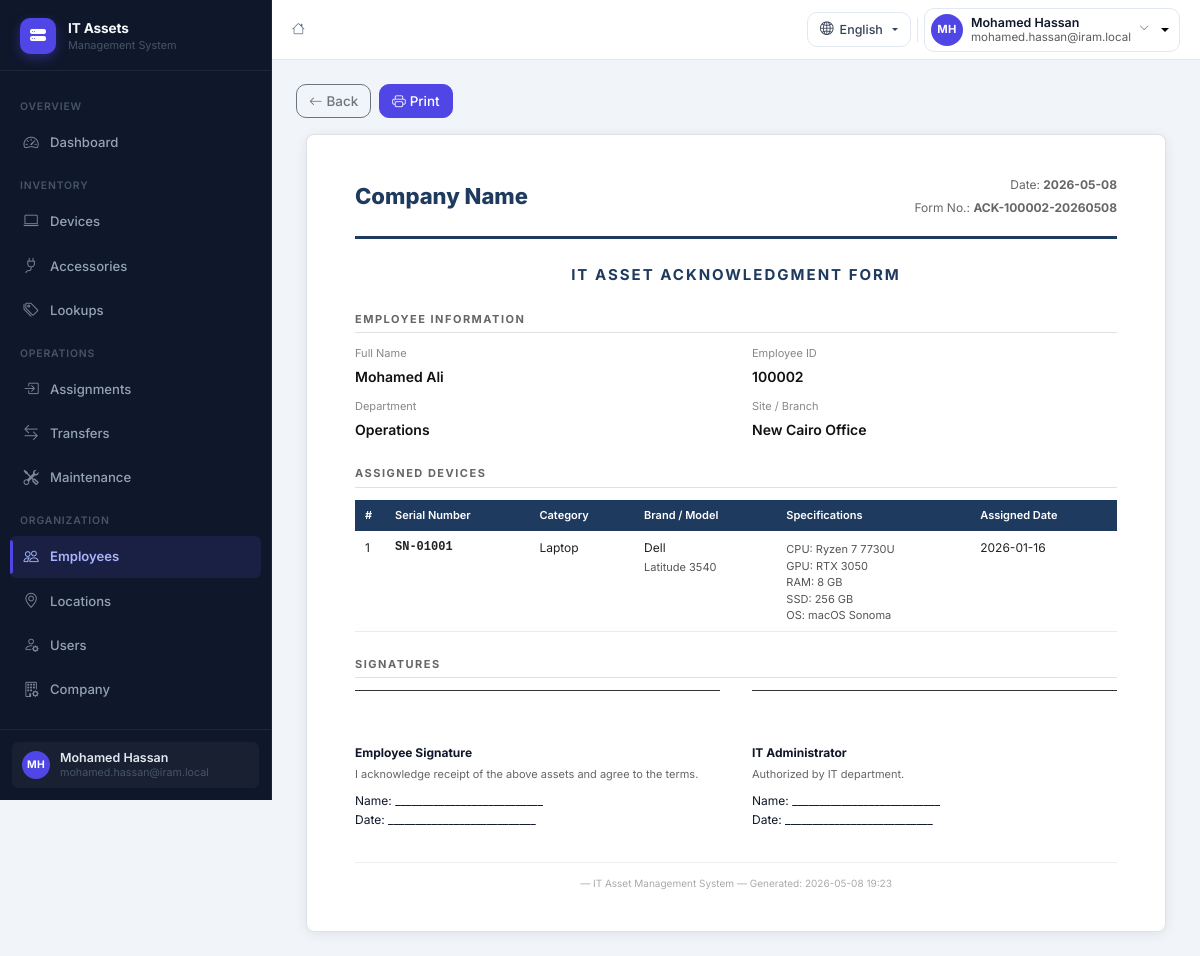
Before: /employees/2/acknowledgment/ (signed in) with the older database file.
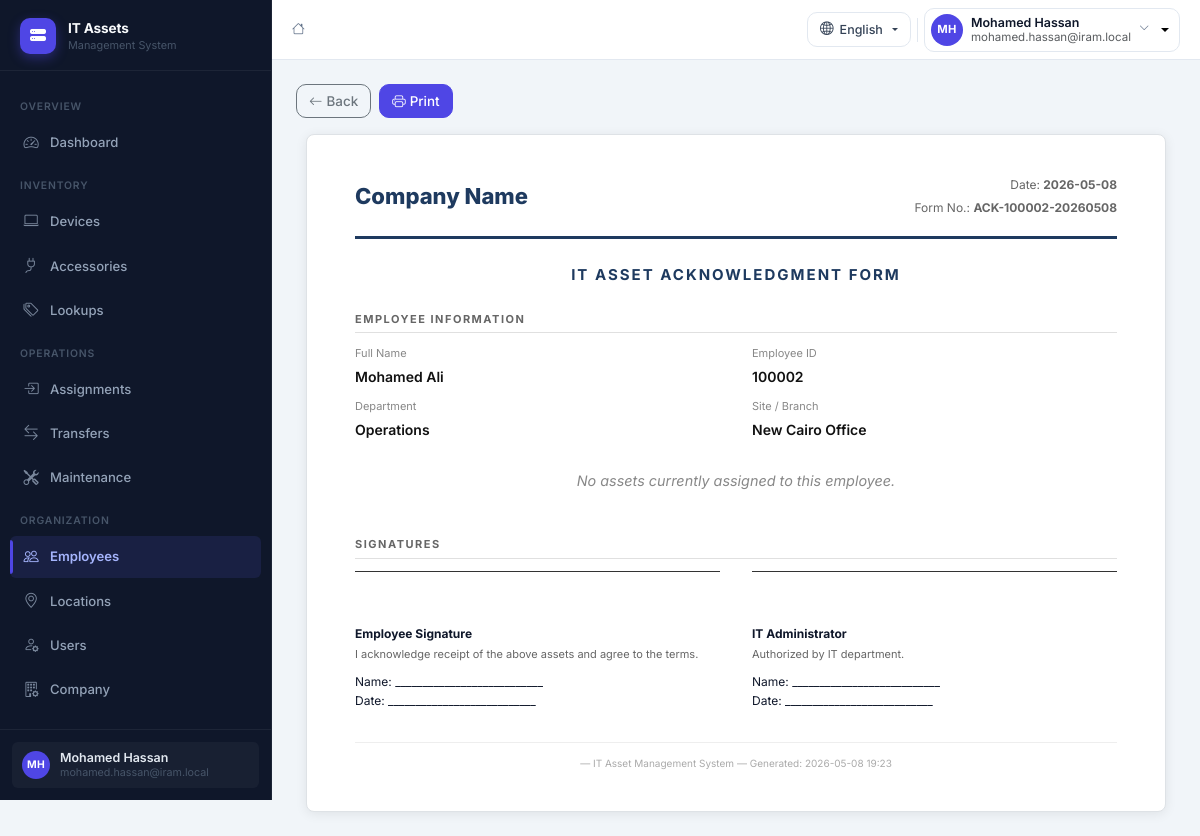
After: the same page with the newer database file.
### assignments/models.py (models this page shows, shortened)
class DeviceAssignment(models.Model):
    device        = models.ForeignKey('inventory.Device',   on_delete=models.PROTECT, related_name='assignments')
    employee      = models.ForeignKey('employees.Employee', on_delete=models.PROTECT, related_name='assignments')
    assigned_date = models.DateTimeField()
    returned_date = models.DateTimeField(
        null=True, blank=True,
        help_text='NULL = device still with employee',
    )
    notes       = models.TextField(null=True, blank=True)
    assigned_by = models.ForeignKey(
        settings.AUTH_USER_MODEL, on_delete=models.PROTECT,
        related_name='assigned_devices', db_column='Assigned_By',
    )
    returned_by = models.ForeignKey(
        settings.AUTH_USER_MODEL, on_delete=models.PROTECT,
        related_name='returned_devices', db_column='Returned_By',
        null=True, blank=True,
    )
    created_date = models.DateTimeField(auto_now_add=True)
    updated_date = models.DateTimeField(auto_now=True, null=True, blank=True)
    class Meta:
        db_table = 'Device_Assignments'
        permissions = [
            ('return_device',   'Can record that a device has been returned by an employee'),
            ('generate_report', 'Can export or print assignment reports'),
        ]

### inventory/models.py (models this page shows, shortened)
class Device(models.Model):
    serial_number = models.CharField(max_length=255, unique=True)
    category      = models.ForeignKey(DeviceCategory, on_delete=models.PROTECT, related_name='devices')
    brand         = models.ForeignKey(Brand,          on_delete=models.PROTECT, related_name='devices')
    device_model  = models.ForeignKey(DeviceModel,    on_delete=models.PROTECT, related_name='devices')
    site          = models.ForeignKey('locations.Site', on_delete=models.PROTECT, related_name='devices')
    flag          = models.CharField(max_length=20, choices=DeviceFlag.choices, default=DeviceFlag.AVAILABLE)
    cpu              = models.ForeignKey(CPU, on_delete=models.SET_NULL, null=True, blank=True, related_name='devices')
    gpu              = models.ForeignKey(GPU, on_delete=models.SET_NULL, null=True, blank=True, related_name='devices')
    ram_size_gb      = models.PositiveSmallIntegerField(null=True, blank=True, help_text='RAM in GB')
    hdd_storage_gb   = models.PositiveIntegerField(null=True, blank=True, help_text='HDD in GB')
    ssd_storage_gb   = models.PositiveIntegerField(null=True, blank=True, help_text='SSD in GB')
    operating_system = models.ForeignKey(OperatingSystem, on_delete=models.SET_NULL, null=True, blank=True, related_name='devices')
    screen_size_inch = models.FloatField(null=True, blank=True, help_text='Screen size in inches')
    ports_number     = models.PositiveSmallIntegerField(null=True, blank=True)
    maintenance_mode = models.BooleanField(default=False)
    in_transfer      = models.BooleanField(default=False, help_text='True while a pending site transfer is in progress')
    notes            = models.TextField(null=True, blank=True)
    created_by   = models.ForeignKey(
        settings.AUTH_USER_MODEL, on_delete=models.PROTECT,
        related_name='created_devices', db_column='Created_By',
    )
    updated_by   = models.ForeignKey(
        settings.AUTH_USER_MODEL, on_delete=models.SET_NULL,
        related_name='updated_devices', null=True, blank=True,
    )
    created_date = models.DateTimeField(auto_now_add=True)
    updated_date = models.DateTimeField(auto_now=True, null=True, blank=True)
    deleted_date = models.DateTimeField(null=True, blank=True)
    class Meta:
        db_table = 'Devices'
        permissions = [
            ('retire_device',       'Can mark a device as Retired'),
            ('flag_device',         'Can change the status flag of a device'),
            ('toggle_maintenance',  'Can toggle maintenance mode on a device'),
            ('view_device_specs',   'Can view detailed hardware specifications'),
            ('export_device',       'Can export device data to a file'),
            ('view_history_device', 'Can view the assignment history of a device'),
        ]

class DeviceCategory(models.Model):
    name         = models.CharField(max_length=255, unique=True)
    created_by   = models.ForeignKey(
        settings.AUTH_USER_MODEL, on_delete=models.PROTECT,
        related_name='created_device_categories', db_column='Created_By',
    )
    updated_by   = models.ForeignKey(
        settings.AUTH_USER_MODEL, on_delete=models.SET_NULL,
        related_name='updated_device_categories', null=True, blank=True,
    )
    created_date = models.DateTimeField(auto_now_add=True)
    updated_date = models.DateTimeField(auto_now=True, null=True, blank=True)
    deleted_date = models.DateTimeField(null=True, blank=True)
    class Meta:
        db_table = 'Devices_Categories'

class Brand(models.Model):
    name         = models.CharField(max_length=255, unique=True)
    created_by   = models.ForeignKey(
        settings.AUTH_USER_MODEL, on_delete=models.PROTECT,
        related_name='created_brands', db_column='Created_By',
    )
    updated_by   = models.ForeignKey(
        settings.AUTH_USER_MODEL, on_delete=models.SET_NULL,
        related_name='updated_brands', null=True, blank=True,
    )
    created_date = models.DateTimeField(auto_now_add=True)
    updated_date = models.DateTimeField(auto_now=True, null=True, blank=True)
    deleted_date = models.DateTimeField(null=True, blank=True)
    class Meta:
        db_table = 'Brands'

class DeviceModel(models.Model):
    name     = models.CharField(max_length=255)
    brand    = models.ForeignKey(Brand, on_delete=models.PROTECT, related_name='device_models')
    category = models.ForeignKey(DeviceCategory, on_delete=models.PROTECT, related_name='device_models')
    created_by   = models.ForeignKey(
        settings.AUTH_USER_MODEL, on_delete=models.PROTECT,
        related_name='created_device_models', db_column='Created_By',
    )
    updated_by   = models.ForeignKey(
        settings.AUTH_USER_MODEL, on_delete=models.SET_NULL,
        related_name='updated_device_models', null=True, blank=True,
    )
    created_date = models.DateTimeField(auto_now_add=True)
    updated_date = models.DateTimeField(auto_now=True, null=True, blank=True)
    deleted_date = models.DateTimeField(null=True, blank=True)
    class Meta:
        db_table        = 'Devices_Models'
        unique_together = ('name', 'brand')

class CPU(models.Model):
    name     = models.CharField(max_length=255, unique=True)
    brand    = models.ForeignKey(Brand, on_delete=models.PROTECT, related_name='cpus')
    created_by   = models.ForeignKey(
        settings.AUTH_USER_MODEL, on_delete=models.PROTECT,
        related_name='created_cpus', db_column='Created_By',
    )
    updated_by   = models.ForeignKey(
        settings.AUTH_USER_MODEL, on_delete=models.SET_NULL,
        related_name='updated_cpus', null=True, blank=True,
    )
    created_date = models.DateTimeField(auto_now_add=True)
    updated_date = models.DateTimeField(auto_now=True, null=True, blank=True)
    deleted_date = models.DateTimeField(null=True, blank=True)
    class Meta:
        db_table = 'CPUs'

class GPU(models.Model):
    name     = models.CharField(max_length=255, unique=True)
    brand    = models.ForeignKey(Brand, on_delete=models.PROTECT, related_name='gpus')
    created_by   = models.ForeignKey(
        settings.AUTH_USER_MODEL, on_delete=models.PROTECT,
        related_name='created_gpus', db_column='Created_By',
    )
    updated_by   = models.ForeignKey(
        settings.AUTH_USER_MODEL, on_delete=models.SET_NULL,
        related_name='updated_gpus', null=True, blank=True,
    )
    created_date = models.DateTimeField(auto_now_add=True)
    updated_date = models.DateTimeField(auto_now=True, null=True, blank=True)
    deleted_date = models.DateTimeField(null=True, blank=True)
    class Meta:
        db_table = 'GPUs'

class OperatingSystem(models.Model):
    name         = models.CharField(max_length=255, unique=True)
    created_by   = models.ForeignKey(
        settings.AUTH_USER_MODEL, on_delete=models.PROTECT,
        related_name='created_operating_systems', db_column='Created_By',
    )
    updated_by   = models.ForeignKey(
        settings.AUTH_USER_MODEL, on_delete=models.SET_NULL,
        related_name='updated_operating_systems', null=True, blank=True,
    )
    created_date = models.DateTimeField(auto_now_add=True)
    updated_date = models.DateTimeField(auto_now=True, null=True, blank=True)
    deleted_date = models.DateTimeField(null=True, blank=True)
    class Meta:
        db_table = 'Operating_Systems'

### employees/views.py (the view)
# urls.py: path('<int:pk>/acknowledgment/', views.employee_acknowledgment, name='employee-acknowledgment'),
@login_required
@permission_required(Perms.EMPLOYEES_ACKNOWLEDGMENT)
def employee_acknowledgment(request, pk):
    from assignments.models import DeviceAssignment, AccessoryAssignment
    from accounts.models import CompanyProfile
    emp = get_object_or_404(
        Employee.objects.filter(site__in=request.user.get_allowed_sites())
                        .select_related('department', 'site'),
        pk=pk, deleted_date__isnull=True,
    )
    device_assignments = (
        DeviceAssignment.objects
        .filter(employee=emp, returned_date__isnull=True)
        .select_related(
            'device', 'device__category', 'device__brand',
            'device__device_model', 'device__site',
            'device__cpu', 'device__gpu', 'device__operating_system',
        )
        .order_by('assigned_date')
    )
    accessory_assignments = (
        AccessoryAssignment.objects
        .filter(employee=emp, returned_date__isnull=True)
        .select_related('accessory', 'accessory__accessory_type', 'accessory__brand')
        .order_by('assigned_date')
    )
    profile = CompanyProfile.get()
    from django.utils import timezone
    return render(request, 'employees/acknowledgment.html', {
        'employee':              emp,
        'device_assignments':    device_assignments,
        'accessory_assignments': accessory_assignments,
        'profile':               profile,
        'print_date':            timezone.now(),
    })

### accounts/models.py (called while the page is built, shortened)
    @property
    def full_name(self):
        return f'{self.first_name} {self.last_name}'

    def get_allowed_sites(self):
        from locations.models import Site
        if self.is_superuser or self.site_scope == self.SiteScope.ALL:
            return Site.objects.all()

    @classmethod
    def get(cls):
        obj, _ = cls.objects.get_or_create(pk=1)
        return obj

### accounts/permissions.py (called while the page is built, shortened)
def has_permission(user, perm):
    if not user or not user.is_authenticated:
        return False
    return user.has_perm(perm)

def sees_all_sites(user):
    if not user or not user.is_authenticated:
        return False
    if user.is_superuser:
        return True
    from accounts.models import User as _User
    return getattr(user, 'site_scope', _User.SiteScope.OWN) == _User.SiteScope.ALL

def permission_required(perm):
    def decorator(view_func):
        @wraps(view_func)
        @login_required
        def wrapper(request, *args, **kwargs):
            return view_func(request, *args, **kwargs)
        return wrapper
    return decorator

### employees/models.py (called while the page is built)
    @property
    def full_name(self):
        return f'{self.first_name} {self.last_name}'

### templates/employees/acknowledgment.html (shortened to what the changed rows need)
{% extends "base.html" %}
{% load i18n %}
{% get_current_language as LANG %}
{% block content %}
<div class="page-container">
  <div class="ack-print-root">
  <div class="ack-paper">
    <div class="ack-header">
      <div>
      </div>
      <div class="ms-auto text-end" style="font-size:12px;color:#666;">
      </div>
    </div>
    <div class="ack-doc-title">{% trans "IT Asset Acknowledgment Form" %}</div>
    <div class="ack-section-title">{% trans "Employee Information" %}</div>
    <div class="ack-info-grid">
      <div class="ack-info-item">
      </div>
      <div class="ack-info-item">
      </div>
      <div class="ack-info-item">
      </div>
      <div class="ack-info-item">
      </div>
    </div>
    {% if device_assignments %}
    <div class="ack-section-title">{% trans "Assigned Devices" %}</div>
    <table class="ack-table">
      <thead>
        <tr>
          <th style="width:30px">#</th>
          <th>{% trans "Serial Number" %}</th>
          <th>{% trans "Category" %}</th>
          <th>{% trans "Brand / Model" %}</th>
          <th>{% trans "Specifications" %}</th>
          <th>{% trans "Assigned Date" %}</th>
        </tr>
      </thead>
      <tbody>
        {% for a in device_assignments %}
        <tr>
          <td>{{ forloop.counter }}</td>
          <td style="font-family:monospace;font-weight:700;">{{ a.device.serial_number }}</td>
          <td>{{ a.device.category.name }}</td>
          <td>{{ a.device.brand.name }}<br><span style="color:#555;font-size:11px;">{{ a.device.device_model.name }}</span></td>
          <td>
            <div class="ack-specs">
              {% if a.device.cpu %}CPU: {{ a.device.cpu.name }}<br>{% endif %}
              {% if a.device.gpu %}GPU: {{ a.device.gpu.name }}<br>{% endif %}
              {% if a.device.ram_size_gb %}RAM: {{ a.device.ram_size_gb }} GB<br>{% endif %}
              {% if a.device.ssd_storage_gb %}SSD: {{ a.device.ssd_storage_gb }} GB<br>{% endif %}
              {% if a.device.operating_system %}OS: {{ a.device.operating_system.name }}<br>{% endif %}
            </div>
          </td>
          <td>{{ a.assigned_date|date:"Y-m-d" }}</td>
        </tr>
        {% endfor %}
      </tbody>
    </table>
    {% endif %}
    {% if not device_assignments and not accessory_assignments %}
    <p style="text-align:center;color:#888;font-style:italic;padding:20px 0;">
      {% trans "No assets currently assigned to this employee." %}
    </p>
    {% endif %}
    <div class="ack-section-title">{% trans "Signatures" %}</div>
    <div class="ack-sig-grid">
      <div class="ack-sig-box">
      </div>
      <div class="ack-sig-box">
      </div>
    </div>
    <div class="ack-footer">
      {{ profile.company_name|default:"" }} &mdash; {% trans "IT Asset Management System" %}
      &mdash; {% trans "Generated" %}: {{ print_date|date:"Y-m-d H:i" }}
    </div>
  </div>
  </div>
</div>
{% endblock %}

Changed rows visible on the page:
no longer on this page (row edited): DeviceAssignment: device.serial_number "SN-01001", device.category.name "Laptop", device.brand.name "Dell", device.device_model.name "Latitude 3540", device.cpu.name "Ryzen 7 7730U", device.gpu.name "RTX 3050", device.ram_size_gb "8", device.ssd_storage_gb "256", device.operating_system.name "macOS Sonoma", assigned_date "2026-01-16"
Other visible differences:
text no longer shown: "ASSIGNED DEVICES # Serial Number Category Brand / Model Specifications Assigned Date"
text now shown: "No assets currently assigned to this employee."
